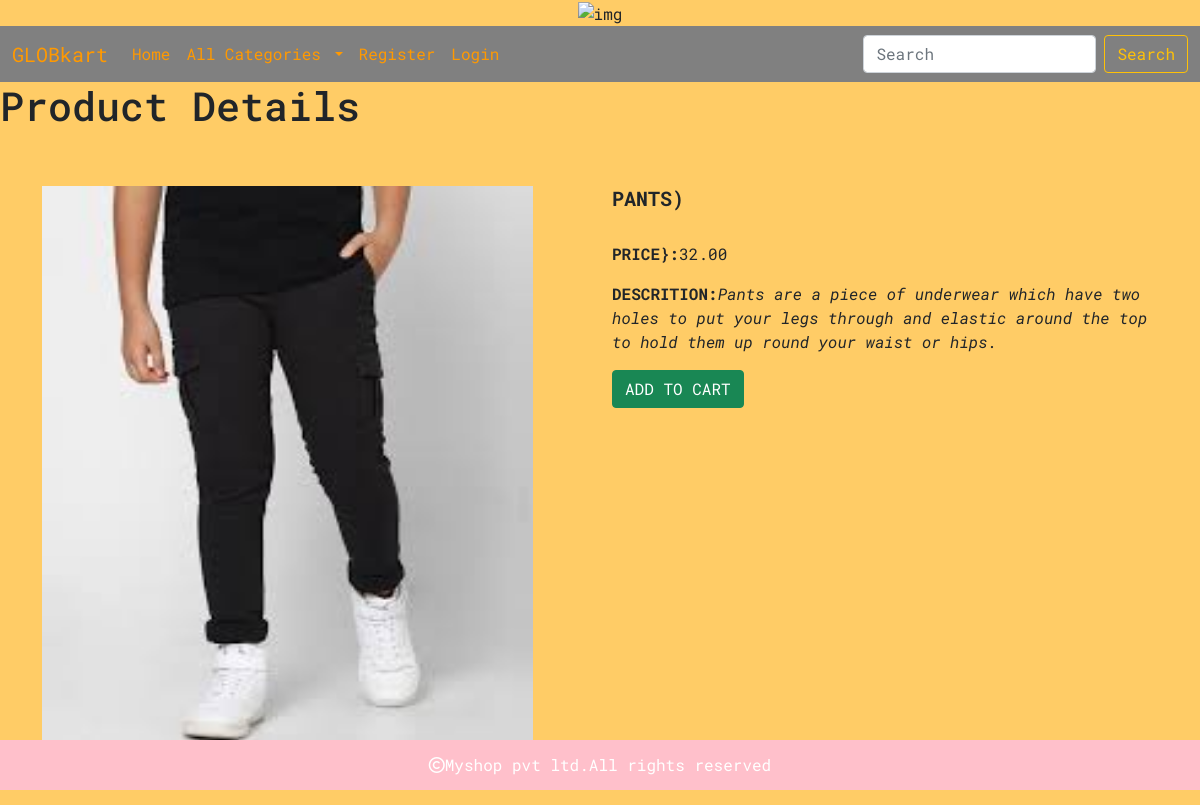
Page /prodetail/pants on the committed database.
### shop/models.py (models this page shows)
class Product(models.Model):
    name=models.CharField(max_length=250,unique=True)
    slug=models.SlugField(max_length=250, unique=True)
    description=models.TextField(blank=True)
    price=models.DecimalField(max_digits=10,decimal_places=2)
    category=models.ForeignKey(Category,on_delete=models.CASCADE)
    image=models.ImageField(upload_to='image/products',null=True,blank=True)
    stock=models.IntegerField()
    available=models.BooleanField(default=True)
    created=models.DateTimeField(auto_now_add=True)
    updated=models.DateTimeField(auto_now=True)

### shop/views.py (the view)
# urls.py: path('prodetail/<slug:p>',views.prodetail,name='prodetail'),
def prodetail(request,p):
    p=Product.objects.get(slug=p)
    return render(request,'detail.html',{'p':p})

### cart/context_processors.py (called while the page is built, shortened)
def counter(request):
    item_count=0
    return{'item_count':item_count}

### shop/context_processors.py (called while the page is built)
def menu_links(request):
    links=Category.objects.all()
    return {'links':links}

### template/detail.html
{% extends 'base.html'%}
{% load static %}
{% block content %}
<h1>Product Details</h1>
<br><br>
<div class="container">
    <div class="row">
        <div class=" col-md-6 " >
            <img src="{{p.image.url}}" class="img-top" alt="..." height="90%" width="90%">
        </div>
        <div class=" col-md-6 ">
            <h5 class="card-title" style="text-transform:uppercase;"><b>{{p.name}})</b></h5><br>
                    <p class="card-text"><b>PRICE}:</b>{{p.price}}</p>
                    <p class="card-text"><b>DESCRITION:</b><i>{{p.description}}</i></p>
            {% if p.stock <= 0 %}
                <h2>Out of stock</h2>
            {% else %}
                 <a href="{% url 'cart:add_cart' p.id %}" class="btn btn-success">ADD TO CART</a>
            {% endif %}
        </div>
    </div>
</div>
{% endblock %}

### static/css/custom.css (style rules this page uses)
body { background-color: rgb(255, 204, 102); font-family: 'Roboto Mono', monospace; }

### rows in the picture
Product: image (picture), name "PANTS", price "32.00", description "Pants are a piece of underwear which have two holes to put your legs through and elastic around the top to hold them up round your waist or hips."
